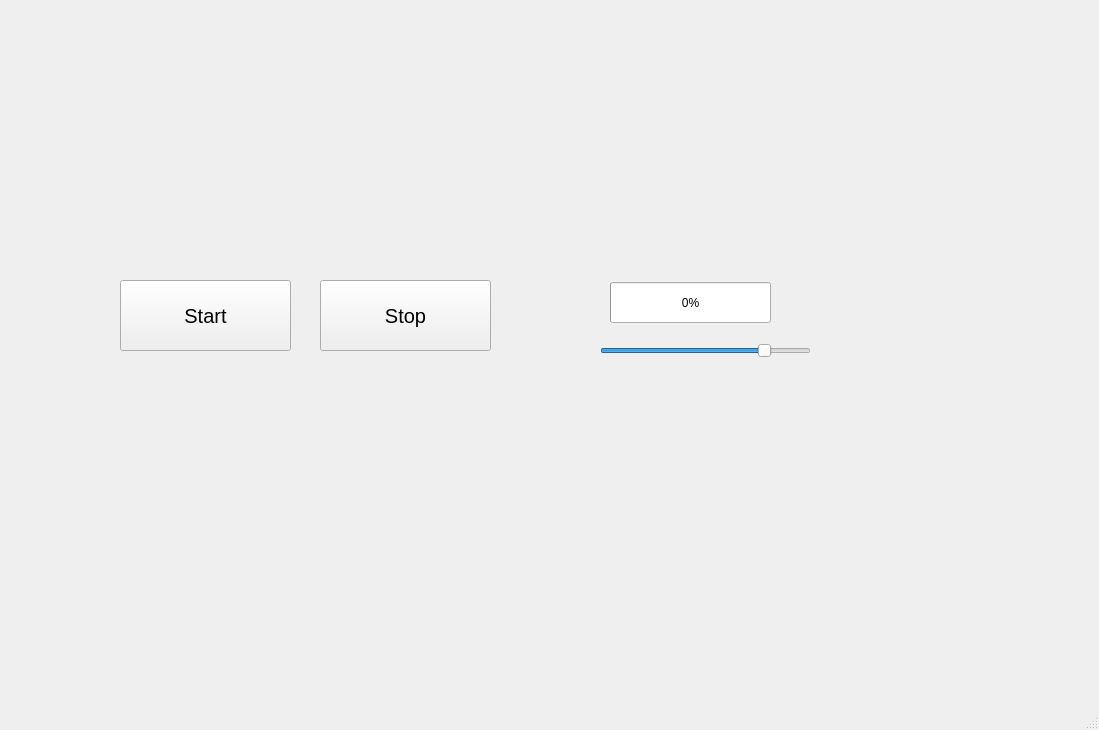
<?xml version="1.0" encoding="UTF-8"?>
<ui version="4.0">
 <class>MainWindow</class>
 <widget class="QMainWindow" name="MainWindow">
  <property name="geometry">
   <rect>
    <x>0</x>
    <y>0</y>
    <width>1099</width>
    <height>730</height>
   </rect>
  </property>
  <property name="windowTitle">
   <string>MainWindow</string>
  </property>
  <widget class="QWidget" name="centralwidget">
   <widget class="QCustomPlot" name="amplitudePlot" native="true">
    <property name="geometry">
     <rect>
      <x>110</x>
      <y>40</y>
      <width>761</width>
      <height>201</height>
     </rect>
    </property>
   </widget>
   <widget class="QPushButton" name="buttonStart">
    <property name="geometry">
     <rect>
      <x>120</x>
      <y>280</y>
      <width>171</width>
      <height>71</height>
     </rect>
    </property>
    <property name="font">
     <font>
      <pointsize>15</pointsize>
     </font>
    </property>
    <property name="text">
     <string>Start</string>
    </property>
   </widget>
   <widget class="QPushButton" name="buttonStop">
    <property name="geometry">
     <rect>
      <x>320</x>
      <y>280</y>
      <width>171</width>
      <height>71</height>
     </rect>
    </property>
    <property name="font">
     <font>
      <pointsize>15</pointsize>
     </font>
    </property>
    <property name="text">
     <string>Stop</string>
    </property>
   </widget>
   <widget class="QCustomPlot" name="frequencyPlot" native="true">
    <property name="geometry">
     <rect>
      <x>110</x>
      <y>420</y>
      <width>761</width>
      <height>221</height>
     </rect>
    </property>
   </widget>
   <widget class="QProgressBar" name="barVolume">
    <property name="geometry">
     <rect>
      <x>610</x>
      <y>282</y>
      <width>161</width>
      <height>41</height>
     </rect>
    </property>
    <property name="value">
     <number>0</number>
    </property>
   </widget>
   <widget class="QSlider" name="sliderVolume">
    <property name="geometry">
     <rect>
      <x>600</x>
      <y>330</y>
      <width>211</width>
      <height>41</height>
     </rect>
    </property>
    <property name="maximum">
     <number>100</number>
    </property>
    <property name="value">
     <number>80</number>
    </property>
    <property name="orientation">
     <enum>Qt::Orientation::Horizontal</enum>
    </property>
   </widget>
  </widget>
  <widget class="QMenuBar" name="menubar">
   <property name="geometry">
    <rect>
     <x>0</x>
     <y>0</y>
     <width>1099</width>
     <height>23</height>
    </rect>
   </property>
  </widget>
  <widget class="QStatusBar" name="statusbar"/>
 </widget>
 <customwidgets>
  <customwidget>
   <class>QCustomPlot</class>
   <extends>QWidget</extends>
   <header>qcustomplot.h</header>
   <container>1</container>
  </customwidget>
 </customwidgets>
 <resources/>
 <connections/>
</ui>
